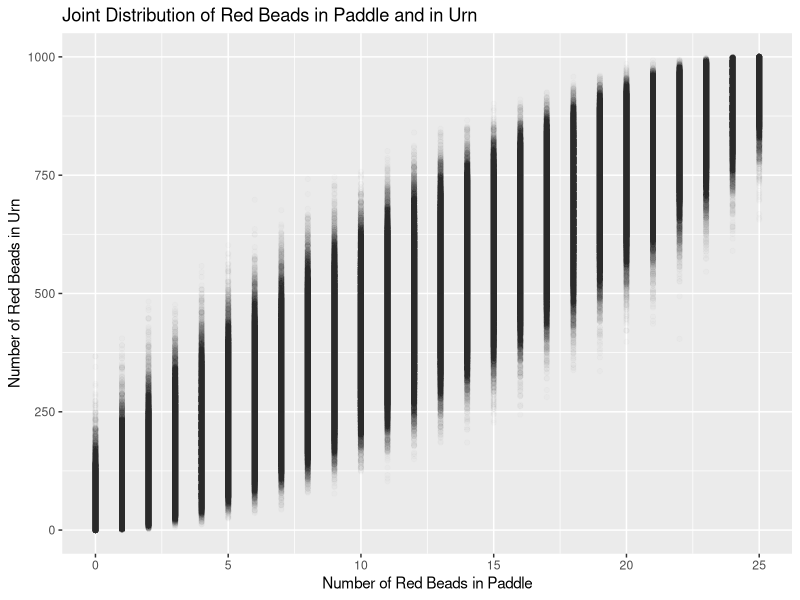
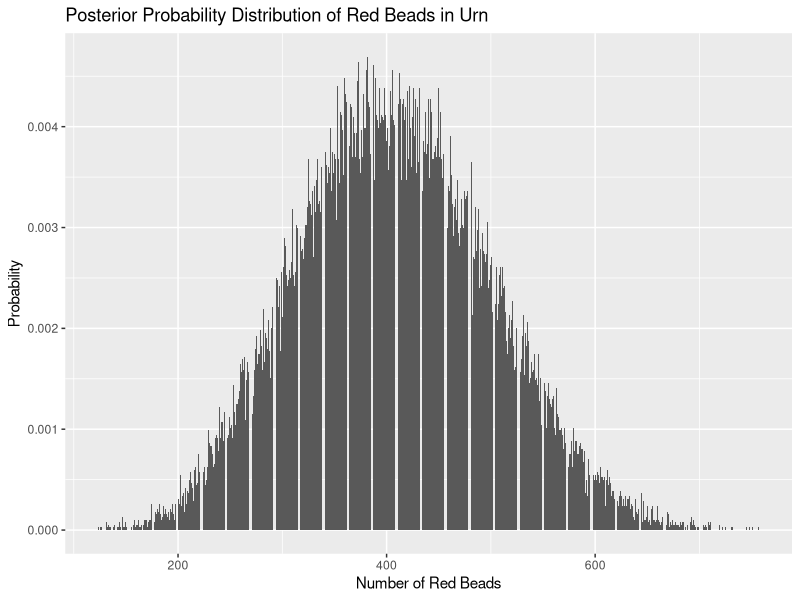

Source code (R) for these figures, in order:
## ---- chunk 1
knitr::opts_chunk$set(echo = FALSE)
library(tidyverse)

# Build an urn with 500 red beads, 490 blue beads, and 10 yellow beads. The urn
# should have two variables: ID and color. Mix up the beads in the urn randomly.
# That is, we don't want all the red beads to have ID 1 through 500 and so on.
# Sort the urn by ID.

beads <- c(rep("red", 500), rep("blue", 490), rep("yellow", 10))

urn <- tibble(ID = 1:1000,
              color = sample(beads))

# test to see of the randomness of the urn was working

# urn %>% 
#   slice(1:10)

# Using the book, where a very similar example is given, is highly recommended.
# But, this example is trickier than the book because you have to mix up the
# beads before you assign the `ID` values. If you don't tell sample() how many
# you want, it just gives you back everything, reordered. Try `sample(letters)`
# to see. (Note that `letters` is a built in object in R.)

# sample(letters)
              
## ---- chunk 2
# It can be useful to set up the key variables at the top of a block of code, if
# only to make it easier to keep track of things. This is especially important,
# which is case here for urn_size, if the variable is used in multiple places in
# the code.

urn_size <- nrow(urn)
paddle_size <- 25
reps <- 1000

# Make a tibble with a million rows or so.

x <- tibble(numb_red = rep(seq(0, urn_size, 1), reps)) %>%
  mutate(red_paddle = map_int(numb_red, ~ rbinom(n = 1, 
                                                size = paddle_size, 
                                                prob = ./urn_size)))

x %>%
  ggplot(aes(y = numb_red, x = red_paddle)) +
    geom_point(alpha = 0.01) +
    labs(title = "Joint Distribution of Red Beads in Paddle and in Urn",
         x = "Number of Red Beads in Paddle",
         y = "Number of Red Beads in Urn")
## ---- chunk 3
post <- x %>% 
  filter(red_paddle == 10) %>% 
  group_by(numb_red) %>% 
  summarize(total = n(), .groups = "drop") %>%
  mutate(probs = total/sum(total)) %>% 
  select(-total)

post %>% 
  ggplot(aes(x = numb_red, y = probs)) +
    geom_col() +
    labs(title = "Posterior Probability Distribution of Red Beads in Urn",
         x = "Number of Red Beads",
         y = "Probability")


## ---- chunk 4
post %>% 
  mutate(new_reds = map(numb_red, 
                        ~ rbinom(n = 100, 
                                 size = 20,
                                 prob = ./1000))) %>% 
  unnest(new_reds) %>% 
  mutate(res = ifelse(new_reds > 3, TRUE, FALSE)) %>% 
  summarise(final = weighted.mean(res, probs))
  
